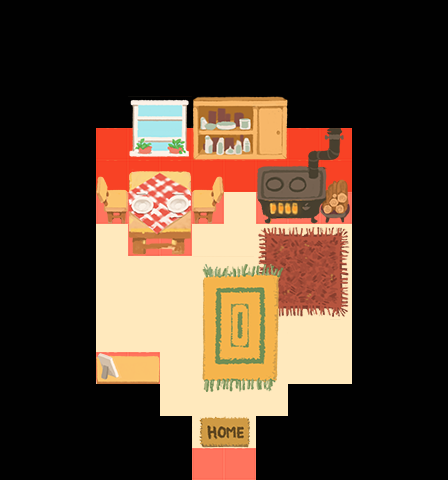

This game map was drawn from its Tiled (.tmx) file and the tilesets committed beside it. A one-line description and the trimmed map source follow:
An orthogonal 14x15 tile map with 32x32 px tiles, 7 tile layers (backgroundLayer, blockedLayer, transBlockedLayer, detailLayer1, ...) and 14 objects (9x pot, 3x item).

<map version="1.0" orientation="orthogonal" renderorder="right-down" width="14" height="15" tilewidth="32" tileheight="32" nextobjectid="62">
 <tileset firstgid="1" name="tiles-lvl1-32x32" tilewidth="32" tileheight="32">
  <image source="../img/tiles-lvl1-32x32.png" width="256" height="256" />
 </tileset>
 <layer name="backgroundLayer" width="14" height="15">
  <data>[210 cells, 72 non-empty, 2 distinct tile ids]</data>
 </layer>
 <layer name="blockedLayer" width="14" height="15">
  <data>[210 cells, 138 non-empty, 1 distinct tile ids]</data>
 </layer>
 <layer name="transBlockedLayer" width="14" height="15">
  <data>[210 cells, 27 non-empty, 1 distinct tile ids]</data>
 </layer>
 <layer name="detailLayer1" width="14" height="15">
  <data>[210 cells, 42 non-empty, 40 distinct tile ids]</data>
 </layer>
 <layer name="detailLayer2" width="14" height="15">
  <data>[210 cells, 15 non-empty, 15 distinct tile ids]</data>
 </layer>
 <objectgroup name="objectsLayer">
  <object id="22" name="pot" gid="57" x="96" y="320" width="32" height="32">
   <properties>
    <property name="type" value="pot1" />
   </properties>
  </object>
  <object id="27" name="pot" gid="57" x="160" y="416" width="32" height="32">
   <properties>
    <property name="type" value="pot1" />
   </properties>
  </object>
  <object id="32" name="pot" gid="57" x="96" y="352" width="32" height="32">
   <properties>
    <property name="type" value="pot1" />
   </properties>
  </object>
  <object id="33" name="pot" gid="57" x="160" y="384" width="32" height="32">
   <properties>
    <property name="type" value="pot1" />
   </properties>
  </object>
  <object id="34" name="pot" gid="57" x="128" y="288" width="32" height="32">
   <properties>
    <property name="type" value="pot1" />
   </properties>
  </object>
  <object id="35" name="pot" gid="57" x="160" y="288" width="32" height="32">
   <properties>
    <property name="type" value="pot1" />
   </properties>
  </object>
  <object id="36" name="pot" gid="57" x="320" y="256" width="32" height="32">
   <properties>
    <property name="type" value="pot1" />
   </properties>
  </object>
  <object id="37" name="pot" gid="57" x="320" y="288" width="32" height="32">
   <properties>
    <property name="type" value="pot1" />
   </properties>
  </object>
  <object id="38" name="pot" gid="57" x="320" y="320" width="32" height="32">
   <properties>
    <property name="type" value="pot1" />
   </properties>
  </object>
  <object id="40" gid="50" x="224" y="448" width="32" height="32" />
  <object id="43" gid="50" x="224" y="448" width="32" height="32">
   <properties>
    <property name="type" value="playerStart" />
   </properties>
  </object>
  <object id="49" name="item" gid="33" x="320" y="256" width="32" height="32">
   <properties>
    <property name="type" value="item" />
   </properties>
  </object>
  <object id="50" name="item" gid="33" x="96" y="320" width="32" height="32">
   <properties>
    <property name="type" value="item" />
   </properties>
  </object>
  <object id="51" name="item" gid="33" x="160" y="384" width="32" height="32">
   <properties>
    <property name="type" value="item" />
   </properties>
  </object>
 </objectgroup>
 <layer name="triggerLayer" width="14" height="15">
  <data>[210 cells, 0 non-empty, 0 distinct tile ids]</data>
 </layer>
 <layer name="levelExitLayer" width="14" height="15">
  <data>[210 cells, 2 non-empty, 1 distinct tile ids]</data>
 </layer>
</map>
